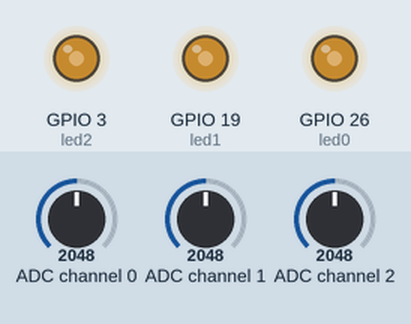
This program was run on a simulated Raspberry Pi (BCM pin numbers). Parts: output pins drawn as LEDs (lit = HIGH). The inputs (shaded band) are chosen by the test bench; at power-on: ADC channel 0 = 2048, ADC channel 1 = 2048, ADC channel 2 = 2048 (analog values on the 0–4095 scale).

Above: at 1.2 s.
1.3 s: ADC channel 0 set to 2866
At 2.6 s:
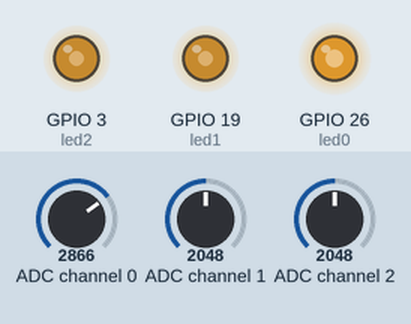
2.9 s: ADC channel 1 set to 2866
At 4.1 s:
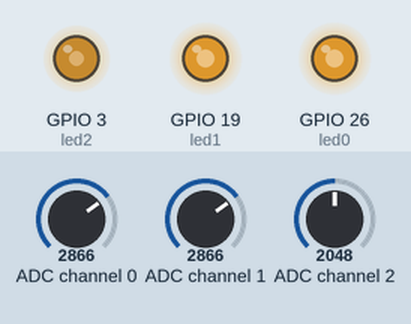
4.5 s: ADC channel 2 set to 2866
At 5.4 s:
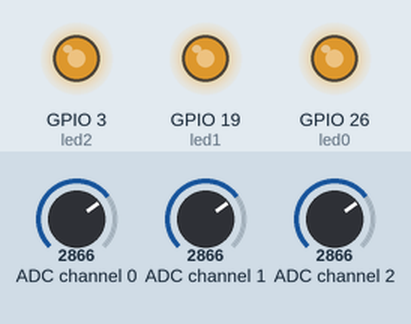
6.1 s: ADC channel 0 set to 3603
At 6.8 s:
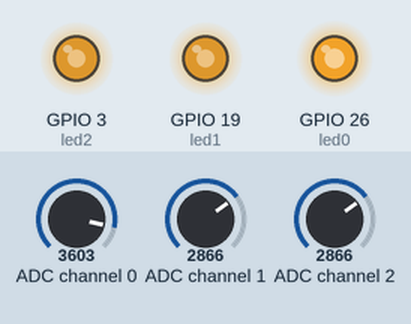
7.7 s: ADC channel 1 set to 3603
At 8.1 s:
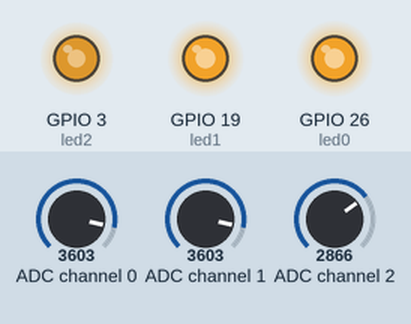
9.3 s: ADC channel 2 set to 3603
At 10.6 s:
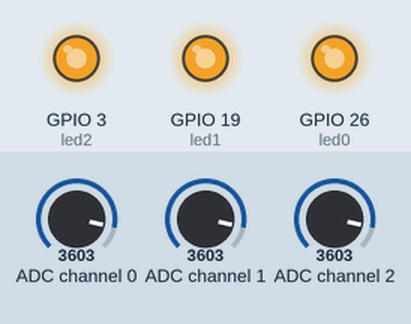
Timing chart, 0 to 11.9 s (numbered marks = the images above; inputs shaded):
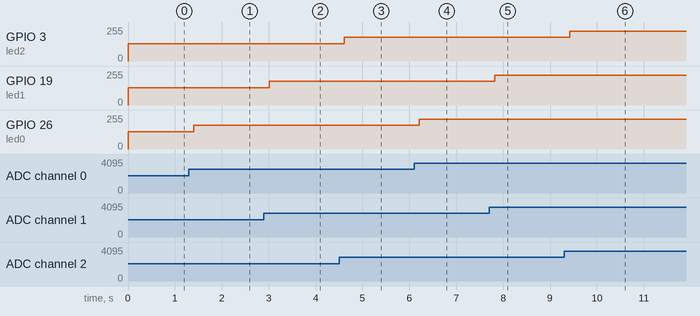

Measured:
- after the input at 1.3 s, GPIO 26 (led0): 128/255 → 178/255 after 0.11 s
- after the input at 2.9 s, GPIO 19 (led1): 128/255 → 178/255 after 0.11 s
- after the input at 4.5 s, GPIO 3 (led2): 128/255 → 178/255 after 0.11 s
- after the input at 6.1 s, GPIO 26 (led0): 178/255 → 224/255 after 0.11 s
- after the input at 7.7 s, GPIO 19 (led1): 178/255 → 224/255 after 0.12 s
- after the input at 9.3 s, GPIO 3 (led2): 178/255 → 224/255 after 0.12 s

The program:

08-02-rgbled.py
```python
from gpiozero import MCP3208, PWMLED
from time import sleep

adc0 = MCP3208(0)
adc1 = MCP3208(1)
adc2 = MCP3208(2)
led0 = PWMLED(26)
led1 = PWMLED(19)
led2 = PWMLED(3)

try:
    while True:
        inputVal0 = adc0.value
        inputVal1 = adc1.value
        inputVal2 = adc2.value

        led0.value = inputVal0
        led1.value = inputVal1
        led2.value = inputVal2

        sleep(0.2)
except KeyboardInterrupt:
    pass

adc0.close()
adc1.close()
adc2.close()

led0.close()
led1.close()
led2.close()
```
